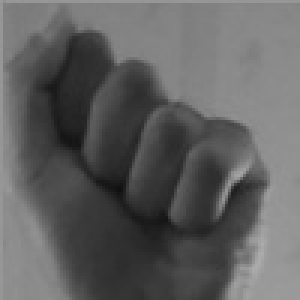
#> input picture training/109s.jpg, 100 x 100 px (shown 3 times larger); its folder holds 4 pictures in this run
$ python 'neural network.py'
#> lines starting #> are read from the running program, lines starting #| are printed output that depends on the picture
#!/usr/bin/env python
# coding: utf-8

import numpy
import scipy.special
import matplotlib.pyplot
import cv2
import os

array_of_img = []

class neuralNetwork:
	def __init__(self, inputnodes, hiddennodes, outputnodes, learningrate):  # 初始化输入节点、隐藏结点、输出结点、学习率
		self.inodes = inputnodes
		self.hnodes = hiddennodes
		self.onodes = outputnodes
		self.lr = learningrate
		# self.wih = (numpy.random.rand(self.hnodes, self.inodes)- 0.5)
		# self.who = (numpy.random.rand(self.onodes, self.hnodes)- 0.5)
		# 初始化时权重.0数组矩阵
		self.wih = numpy.random.normal(0.0, pow(self.inodes, -0.5), (self.hnodes, self.inodes))  # 建立输入层和隐藏层的权重数组
		self.who = numpy.random.normal(0.0, pow(self.hnodes, -0.5), (self.onodes, self.hnodes))  # 建立输出层和隐藏层的权重数组
		self.activation_function = lambda x: scipy.special.expit(x)  # 定义激活函数
		pass

	def train(self, inputs_list, targets_list):
		inputs = numpy.array(inputs_list, ndmin=2).T
		targets = numpy.array(targets_list, ndmin=2).T
		hidden_inputs = numpy.dot(self.wih, inputs)
		hidden_outputs = self.activation_function(hidden_inputs)
		final_inputs = numpy.dot(self.who, hidden_outputs)
		final_outputs = self.activation_function(final_inputs)
		output_errors = targets - final_outputs
		hidden_errors = numpy.dot(self.who.T, output_errors)
		self.who += self.lr * numpy.dot((output_errors * final_outputs * (1.0 - final_outputs)),
										numpy.transpose(hidden_outputs))
		self.wih += self.lr * numpy.dot((hidden_errors * hidden_outputs * (1.0 - hidden_outputs)),
										numpy.transpose(inputs))
		pass

	def query(self, inputs_list):
		# 将输入转换为二维数组
		inputs: object = numpy.array(inputs_list, ndmin = 2).T
		# 隐层输入信号的计算
		hidden_inputs = numpy.dot(self.wih, inputs)  # 计算的两个数组的点积 矩阵乘法
		# 计算隐藏层输出
		hidden_outputs = self.activation_function(hidden_inputs)  # 将数据带入激活函数得出输出
		final_inputs = numpy.dot(self.who, hidden_outputs)  # 计算的两个数组的点积 矩阵乘法
		final_outputs = self.activation_function(final_inputs)  # 将数据带入激活函数得出输出
		return final_outputs
		pass


input_nodes = 10000  # 输入结点个数
hidden_nodes = 110  # 隐藏层结点个数
output_nodes = 3  # 输出结点个数
learning_rate = 0.1  # 学习率
n = neuralNetwork(input_nodes, hidden_nodes, output_nodes, learning_rate)  # 创建神经网络对象
# print(numpy.asfarray(all_values[1:]))
for filename in os.listdir("training"):
	img = cv2.imread("training/" + filename, 0)  # 读图片
#> img is the input picture: shape (100, 100); min 16, max 171, mean 96.3
	img = numpy.uint8(numpy.clip((2 * img), 0, 255))
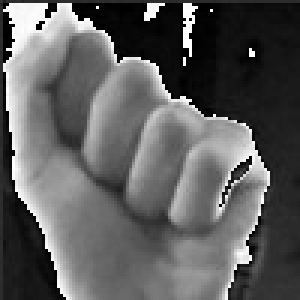
#> img: shape (100, 100) (shown 3 times larger); min 0, max 254, mean 93.4
	resizeimg = cv2.resize(img, (100, 100), interpolation=cv2.INTER_CUBIC)
	inputs = (numpy.asfarray(resizeimg.flatten()) / 255.0 * 0.99) + 0.01
#> inputs = 10000 values, max 0.996 at index 154, min 0.01 at index 129, mean 0.372
	""" print(numpy.asfarray(resizeimg))
		matplotlib.pyplot.imshow(resizeimg, cmap='Greys', interpolation='None')
		matplotlib.pyplot.show()"""
	targets = numpy.zeros(output_nodes) + 0.01
	if str(filename[3]) == 's':
		targets[0] = 0.99
	elif str(filename[3]) == 'j':
		targets[1] = 0.99
	elif str(filename[3]) == 'b':
		targets[2] = 0.99
	n.train(inputs, targets)
#> in train, `hidden_inputs = numpy.dot(self.wih, inputs)`: hidden_inputs = 110 values, max 1.16 at index 9, min -1.26 at index 47, mean 0.0435
#> in train, `hidden_outputs = self.activation_function(hidden_inputs)`: hidden_outputs = 110 values, max 0.762 at index 9, min 0.221 at index 47, mean 0.51
#> in train, `final_inputs = numpy.dot(self.who, hidden_outputs)`: final_inputs = [-0.682, -0.0116, -0.0217]
#> in train, `final_outputs = self.activation_function(final_inputs)`: final_outputs = [0.336, 0.497, 0.495]
#> in train, `output_errors = targets - final_outputs`: output_errors = [0.654, -0.487, -0.485]
#> in train, `hidden_errors = numpy.dot(self.who.T, output_errors)`: hidden_errors = 110 values, max 0.184 at index 99, min -0.185 at index 6, mean -0.00812
	# print(targets)
	pass
#> pass 2 of the loop `for filename in os.listdir("training"):`:
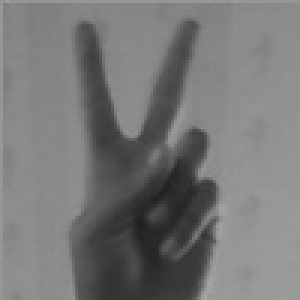
#> input picture training/118j.jpg, 100 x 100 px (shown 3 times larger)
#> img is the input picture: shape (100, 100); min 32, max 164, mean 119
#> `img = numpy.uint8(numpy.clip((2 * img), 0, 255))`:
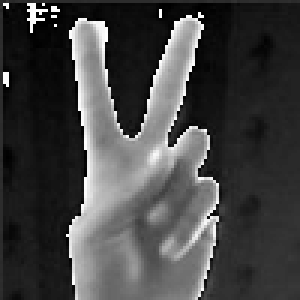
#> img: shape (100, 100) (shown 3 times larger); min 0, max 254, mean 67.7
#> `inputs = (numpy.asfarray(resizeimg.flatten()) / 255.0 * 0.99) + 0.01`: inputs = 10000 values, max 0.996 at index 109, min 0.01 at index 112, mean 0.273
#> pass 3 of the loop `for filename in os.listdir("training"):`:
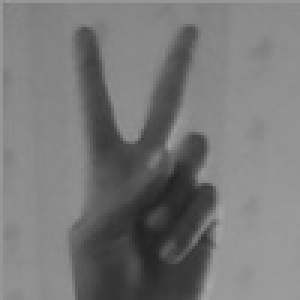
#> input picture training/126j.jpg, 100 x 100 px (shown 3 times larger)
#> img is the input picture: shape (100, 100); min 34, max 166, mean 119.7
#> `img = numpy.uint8(numpy.clip((2 * img), 0, 255))`:
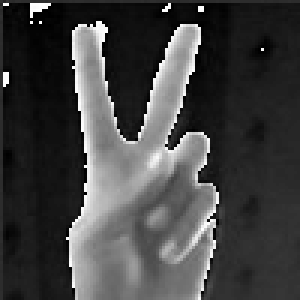
#> img: shape (100, 100) (shown 3 times larger); min 0, max 254, mean 66.3
#> `inputs = (numpy.asfarray(resizeimg.flatten()) / 255.0 * 0.99) + 0.01`: inputs = 10000 values, max 0.996 at index 101, min 0.01 at index 108, mean 0.267
#> the loop made 4 passes; the first 3 are shown
print("训练完成！！")
# Testing
scorecard = []
#> scorecard = []
#> (the run stopped early here; a loop or call above may not have finished)
